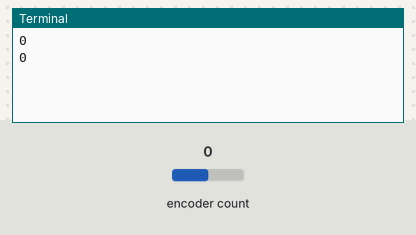
A program run on a simulated Raspberry Pi (BCM pin numbers). Shown: the last lines printed to the terminal. The test bench sets the inputs (shaded band); at power-on: encoder count 0.

Above: at 1.2 s.
1.3 s: encoder count set to 1
At 1.9 s:
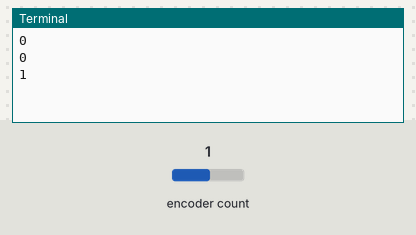
2.8 s: encoder count set to 2
At 3.4 s:
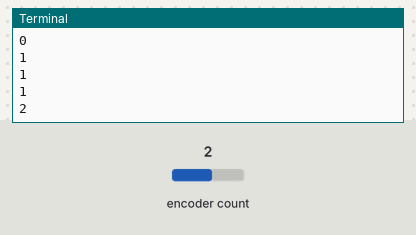
Timing chart, 0 to 5.8 s (numbered marks = the images above; inputs shaded):
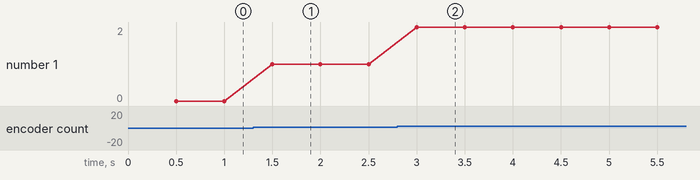

Measured:
- after the input at 1.3 s, the terminal: prints a new line after 0.20 s (image 1)
- after the input at 2.8 s, the terminal: prints a new line after 0.20 s (image 2)
- plotted number 1: 0 → 1 after the input at 1.3 s, 1 → 2 after the input at 2.8 s

The program:

rotor.py
```python
from threading import Event
from colorzero import Color
from gpiozero import RotaryEncoder, RGBLED, Button
import time

rotor = RotaryEncoder(17, 27, wrap=True, max_steps=360)

while True:
    time.sleep(0.5)
    print(str(rotor.steps))
```
